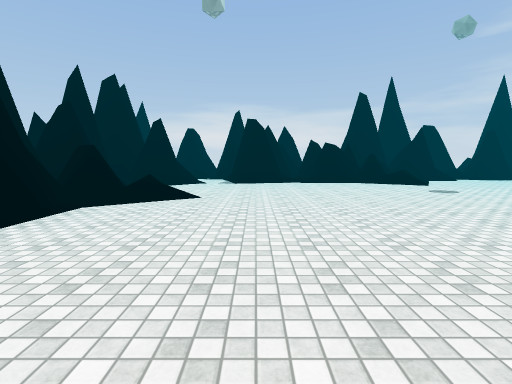
view 1 (above)

19 first-person views from a walk through a 3-D level made in the Unity game engine. The camera is 1.5 m above the floor, tilts 6° down and sees 85° across. The floor is counted in squares, 2 m on a side. Each view is taken from the middle of a square. On the plan, view 1 faces up. The plan holds only what a view shows up to about 10 squares ahead; the rest is blank. The player is left out. Surface patterns are stand-ins for the level's own textures.

view 2
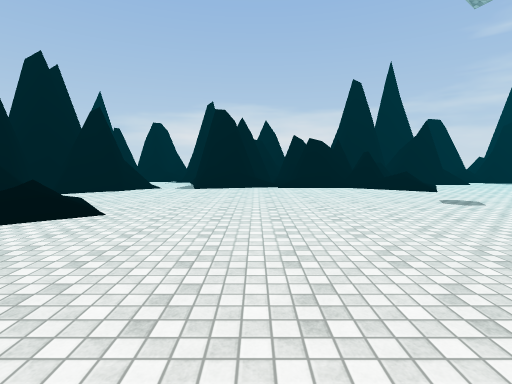

view 3
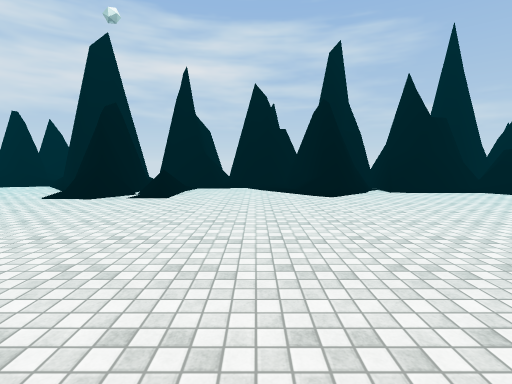

view 4
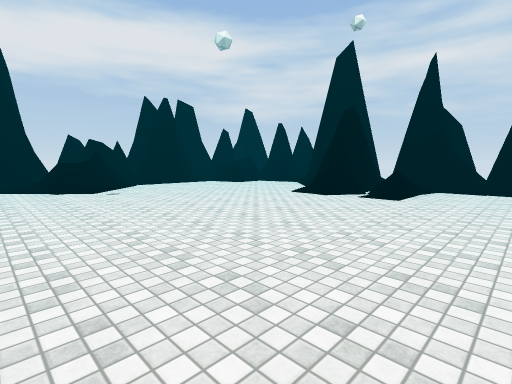

view 5
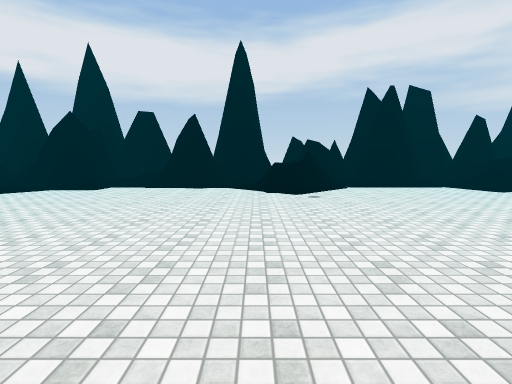

view 6
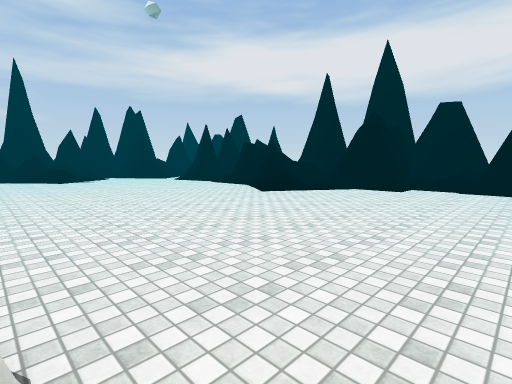

view 7
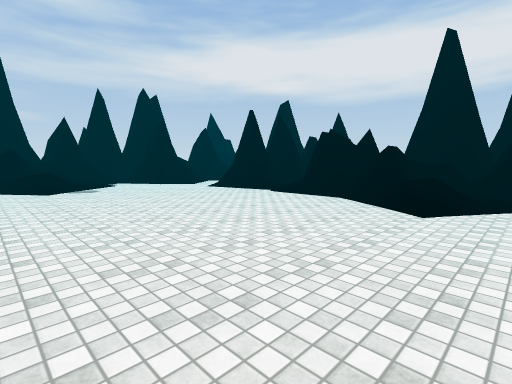

view 8
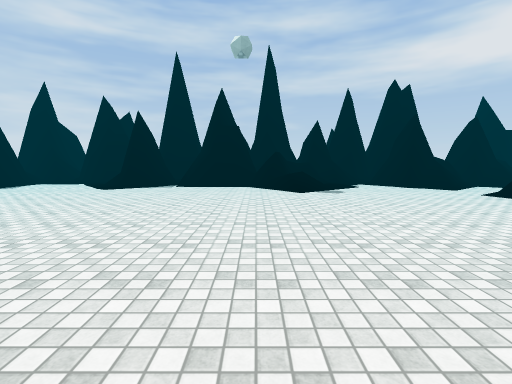

view 9
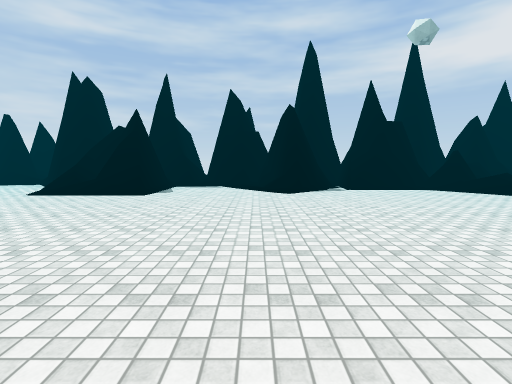

view 10
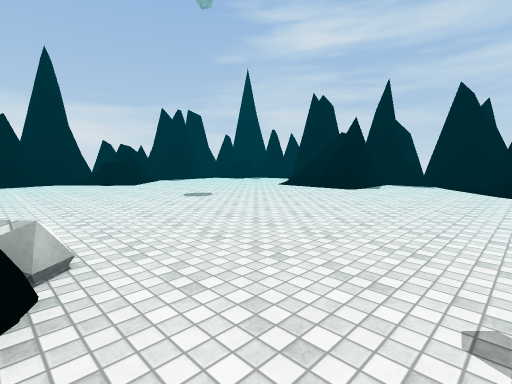

view 11
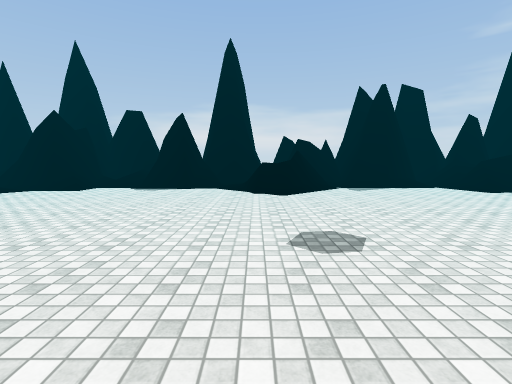

view 12
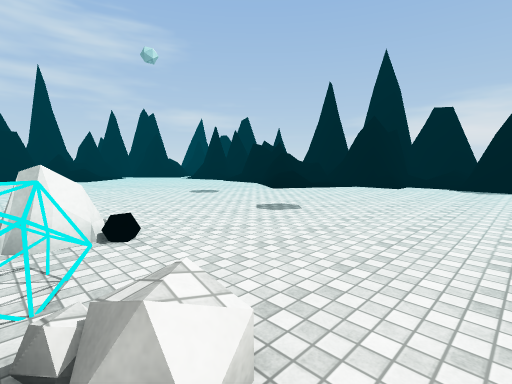

view 13
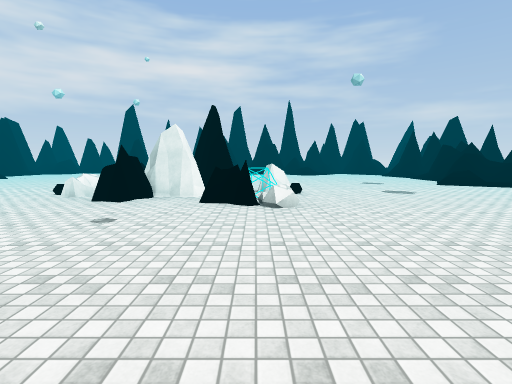

view 14
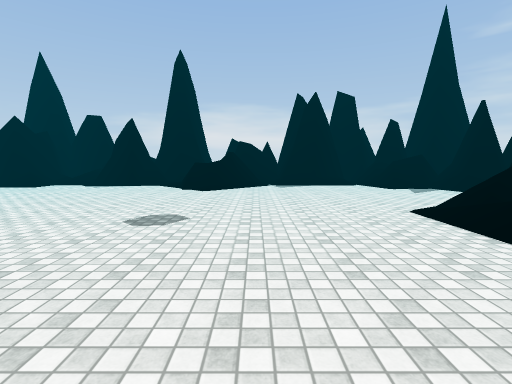

view 15
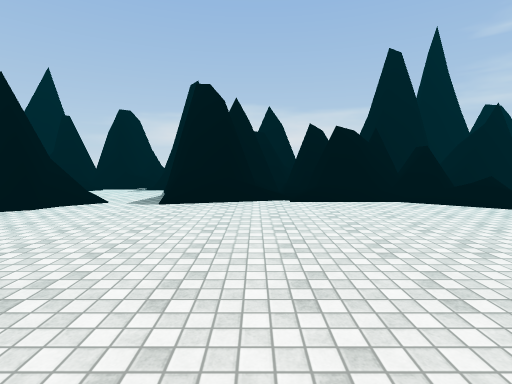

view 16
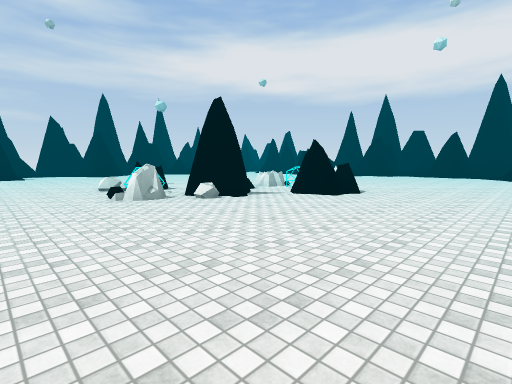

view 17
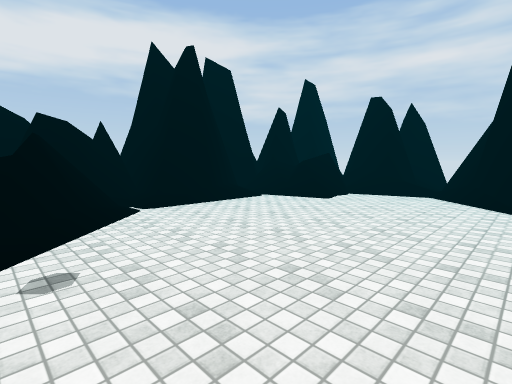

view 18
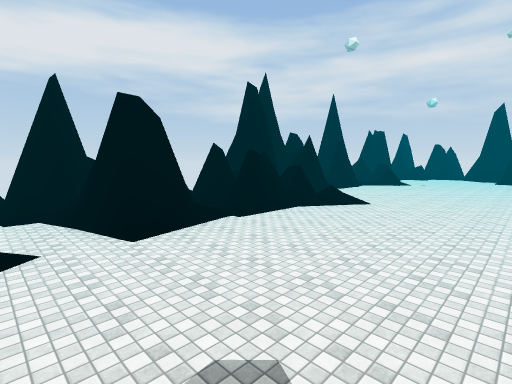

view 19
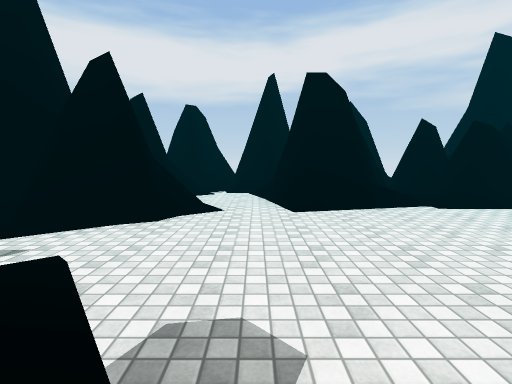

### Floor plan
Key: @ floor where view 1 was taken; # wall or solid block; x gap in a wall; . floor; / step, stairs or slope; = window, fence, low wall or low ledge; ^ raised ledge.
Columns run from 5 left of view 1 to 21 right of it. Each row starts with its distance up from view 1.
 14 ##          #####
 13 #####      ###/###########
 12   /.# #######/.///##/...=##
 11   =.###/###/......//.....##
 10  ##..=...// ..............#
  9 ##........................
  8 ##.......................#
  7 ## /...................###
  6 ###/...................##
  5 ###....................###
  4 ###......................#
  3 ##/..........##=.........#
  2 ##=.........####......../#
  1 ###..........##......../##
  0 ##/..@.....#..#.........##
 -1 #/.........##^=.........#
 -2 #/......................#
 -3 #/=..................../##
 -4 #/x...................//##
 -5 ####................... /#
 -6 ##....................../#
 -7 #......................./#
 -8 #..............//....../##
 -9 #/.....//.....//###/##./##
-10 ##/...#=#....##=######/.#
-11 #####/######/####   ###/#
-12    #####   ####      ####

Where each view was taken, in squares from view 1:
view 1: 0 up, 0 right, facing up
view 2: 2 up, 1 right, facing up
view 3: 1 down, 4 right, facing left
view 4: 1 down, 4 right, facing down-left
view 5: 2 down, 3 right, facing down
view 6: 2 down, 5 right, facing down-right
view 7: 3 down, 9 right, facing down-right
view 8: 3 down, 10 right, facing right
view 9: 2 up, 11 right, facing right
view 10: 1 up, 10 right, facing up-right
view 11: 4 up, 13 right, facing up
view 12: 3 up, 11 right, facing up-left
view 13: 3 up, 15 right, facing left
view 14: 3 up, 15 right, facing up
view 15: 5 up, 1 right, facing up
view 16: 6 up, 2 right, facing down-right
view 17: 6 down, 2 right, facing down-left
view 18: 4 down, 18 right, facing down-left
view 19: 4 down, 17 right, facing down
